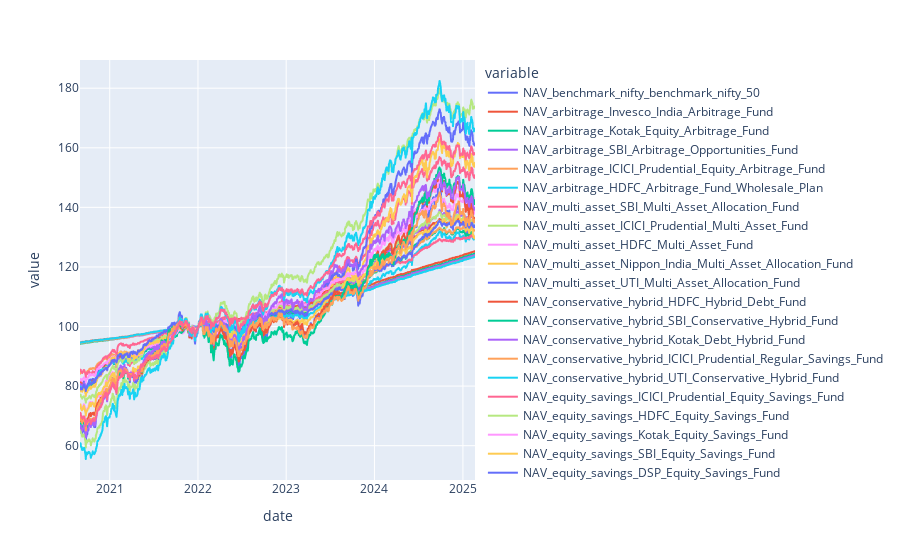

The cell this chart's notebook holds for it:
### Code cell
px.line(norm_df)

### Figure 1 — Plotly figure (JSON) as saved in the notebook; plotly's stock layout.template omitted (floating-point values rounded to 4 significant figures; data arrays with more than 128 entries replaced by an {"elided": "..."} marker saying what was removed)
{"data": [{"hovertemplate": "variable=NAV_benchmark_nifty_benchmark_nifty_50<br>date=%{x}<br>value=%{y}<extra></extra>", "legendgroup": "NAV_benchmark_nifty_benchmark_nifty_50", "line": {"color": "#636efa", "dash": "solid"}, "marker": {"symbol": "circle"}, "mode": "lines", "name": "NAV_benchmark_nifty_benchmark_nifty_50", "showlegend": true, "type": "scattergl", "x": {"elided": "1085 str values"}, "xaxis": "x", "y": {"elided": "1085 float values"}, "yaxis": "y"}, {"hovertemplate": "variable=NAV_arbitrage_Invesco_India_Arbitrage_Fund<br>date=%{x}<br>value=%{y}<extra></extra>", "legendgroup": "NAV_arbitrage_Invesco_India_Arbitrage_Fund", "line": {"color": "#EF553B", "dash": "solid"}, "marker": {"symbol": "circle"}, "mode": "lines", "name": "NAV_arbitrage_Invesco_India_Arbitrage_Fund", "showlegend": true, "type": "scattergl", "x": {"elided": "1085 str values"}, "xaxis": "x", "y": {"elided": "1085 float values"}, "yaxis": "y"}, {"hovertemplate": "variable=NAV_arbitrage_Kotak_Equity_Arbitrage_Fund<br>date=%{x}<br>value=%{y}<extra></extra>", "legendgroup": "NAV_arbitrage_Kotak_Equity_Arbitrage_Fund", "line": {"color": "#00cc96", "dash": "solid"}, "marker": {"symbol": "circle"}, "mode": "lines", "name": "NAV_arbitrage_Kotak_Equity_Arbitrage_Fund", "showlegend": true, "type": "scattergl", "x": {"elided": "1085 str values"}, "xaxis": "x", "y": {"elided": "1085 float values"}, "yaxis": "y"}, {"hovertemplate": "variable=NAV_arbitrage_SBI_Arbitrage_Opportunities_Fund<br>date=%{x}<br>value=%{y}<extra></extra>", "legendgroup": "NAV_arbitrage_SBI_Arbitrage_Opportunities_Fund", "line": {"color": "#ab63fa", "dash": "solid"}, "marker": {"symbol": "circle"}, "mode": "lines", "name": "NAV_arbitrage_SBI_Arbitrage_Opportunities_Fund", "showlegend": true, "type": "scattergl", "x": {"elided": "1085 str values"}, "xaxis": "x", "y": {"elided": "1085 float values"}, "yaxis": "y"}, {"hovertemplate": "variable=NAV_arbitrage_ICICI_Prudential_Equity_Arbitrage_Fund<br>date=%{x}<br>value=%{y}<extra></extra>", "legendgroup": "NAV_arbitrage_ICICI_Prudential_Equity_Arbitrage_Fund", "line": {"color": "#FFA15A", "dash": "solid"}, "marker": {"symbol": "circle"}, "mode": "lines", "name": "NAV_arbitrage_ICICI_Prudential_Equity_Arbitrage_Fund", "showlegend": true, "type": "scattergl", "x": {"elided": "1085 str values"}, "xaxis": "x", "y": {"elided": "1085 float values"}, "yaxis": "y"}, {"hovertemplate": "variable=NAV_arbitrage_HDFC_Arbitrage_Fund_Wholesale_Plan<br>date=%{x}<br>value=%{y}<extra></extra>", "legendgroup": "NAV_arbitrage_HDFC_Arbitrage_Fund_Wholesale_Plan", "line": {"color": "#19d3f3", "dash": "solid"}, "marker": {"symbol": "circle"}, "mode": "lines", "name": "NAV_arbitrage_HDFC_Arbitrage_Fund_Wholesale_Plan", "showlegend": true, "type": "scattergl", "x": {"elided": "1085 str values"}, "xaxis": "x", "y": {"elided": "1085 float values"}, "yaxis": "y"}, {"hovertemplate": "variable=NAV_multi_asset_SBI_Multi_Asset_Allocation_Fund<br>date=%{x}<br>value=%{y}<extra></extra>", "legendgroup": "NAV_multi_asset_SBI_Multi_Asset_Allocation_Fund", "line": {"color": "#FF6692", "dash": "solid"}, "marker": {"symbol": "circle"}, "mode": "lines", "name": "NAV_multi_asset_SBI_Multi_Asset_Allocation_Fund", "showlegend": true, "type": "scattergl", "x": {"elided": "1085 str values"}, "xaxis": "x", "y": {"elided": "1085 float values"}, "yaxis": "y"}, {"hovertemplate": "variable=NAV_multi_asset_ICICI_Prudential_Multi_Asset_Fund<br>date=%{x}<br>value=%{y}<extra></extra>", "legendgroup": "NAV_multi_asset_ICICI_Prudential_Multi_Asset_Fund", "line": {"color": "#B6E880", "dash": "solid"}, "marker": {"symbol": "circle"}, "mode": "lines", "name": "NAV_multi_asset_ICICI_Prudential_Multi_Asset_Fund", "showlegend": true, "type": "scattergl", "x": {"elided": "1085 str values"}, "xaxis": "x", "y": {"elided": "1085 float values"}, "yaxis": "y"}, {"hovertemplate": "variable=NAV_multi_asset_HDFC_Multi_Asset_Fund<br>date=%{x}<br>value=%{y}<extra></extra>", "legendgroup": "NAV_multi_asset_HDFC_Multi_Asset_Fund", "line": {"color": "#FF97FF", "dash": "solid"}, "marker": {"symbol": "circle"}, "mode": "lines", "name": "NAV_multi_asset_HDFC_Multi_Asset_Fund", "showlegend": true, "type": "scattergl", "x": {"elided": "1085 str values"}, "xaxis": "x", "y": {"elided": "1085 float values"}, "yaxis": "y"}, {"hovertemplate": "variable=NAV_multi_asset_Nippon_India_Multi_Asset_Allocation_Fund<br>date=%{x}<br>value=%{y}<extra></extra>", "legendgroup": "NAV_multi_asset_Nippon_India_Multi_Asset_Allocation_Fund", "line": {"color": "#FECB52", "dash": "solid"}, "marker": {"symbol": "circle"}, "mode": "lines", "name": "NAV_multi_asset_Nippon_India_Multi_Asset_Allocation_Fund", "showlegend": true, "type": "scattergl", "x": {"elided": "1085 str values"}, "xaxis": "x", "y": {"elided": "1085 float values"}, "yaxis": "y"}, {"hovertemplate": "variable=NAV_multi_asset_UTI_Multi_Asset_Allocation_Fund<br>date=%{x}<br>value=%{y}<extra></extra>", "legendgroup": "NAV_multi_asset_UTI_Multi_Asset_Allocation_Fund", "line": {"color": "#636efa", "dash": "solid"}, "marker": {"symbol": "circle"}, "mode": "lines", "name": "NAV_multi_asset_UTI_Multi_Asset_Allocation_Fund", "showlegend": true, "type": "scattergl", "x": {"elided": "1085 str values"}, "xaxis": "x", "y": {"elided": "1085 float values"}, "yaxis": "y"}, {"hovertemplate": "variable=NAV_conservative_hybrid_HDFC_Hybrid_Debt_Fund<br>date=%{x}<br>value=%{y}<extra></extra>", "legendgroup": "NAV_conservative_hybrid_HDFC_Hybrid_Debt_Fund", "line": {"color": "#EF553B", "dash": "solid"}, "marker": {"symbol": "circle"}, "mode": "lines", "name": "NAV_conservative_hybrid_HDFC_Hybrid_Debt_Fund", "showlegend": true, "type": "scattergl", "x": {"elided": "1085 str values"}, "xaxis": "x", "y": {"elided": "1085 float values"}, "yaxis": "y"}, {"hovertemplate": "variable=NAV_conservative_hybrid_SBI_Conservative_Hybrid_Fund<br>date=%{x}<br>value=%{y}<extra></extra>", "legendgroup": "NAV_conservative_hybrid_SBI_Conservative_Hybrid_Fund", "line": {"color": "#00cc96", "dash": "solid"}, "marker": {"symbol": "circle"}, "mode": "lines", "name": "NAV_conservative_hybrid_SBI_Conservative_Hybrid_Fund", "showlegend": true, "type": "scattergl", "x": {"elided": "1085 str values"}, "xaxis": "x", "y": {"elided": "1085 float values"}, "yaxis": "y"}, {"hovertemplate": "variable=NAV_conservative_hybrid_Kotak_Debt_Hybrid_Fund<br>date=%{x}<br>value=%{y}<extra></extra>", "legendgroup": "NAV_conservative_hybrid_Kotak_Debt_Hybrid_Fund", "line": {"color": "#ab63fa", "dash": "solid"}, "marker": {"symbol": "circle"}, "mode": "lines", "name": "NAV_conservative_hybrid_Kotak_Debt_Hybrid_Fund", "showlegend": true, "type": "scattergl", "x": {"elided": "1085 str values"}, "xaxis": "x", "y": {"elided": "1085 float values"}, "yaxis": "y"}, {"hovertemplate": "variable=NAV_conservative_hybrid_ICICI_Prudential_Regular_Savings_Fund<br>date=%{x}<br>value=%{y}<extra></extra>", "legendgroup": "NAV_conservative_hybrid_ICICI_Prudential_Regular_Savings_Fund", "line": {"color": "#FFA15A", "dash": "solid"}, "marker": {"symbol": "circle"}, "mode": "lines", "name": "NAV_conservative_hybrid_ICICI_Prudential_Regular_Savings_Fund", "showlegend": true, "type": "scattergl", "x": {"elided": "1085 str values"}, "xaxis": "x", "y": {"elided": "1085 float values"}, "yaxis": "y"}, {"hovertemplate": "variable=NAV_conservative_hybrid_UTI_Conservative_Hybrid_Fund<br>date=%{x}<br>value=%{y}<extra></extra>", "legendgroup": "NAV_conservative_hybrid_UTI_Conservative_Hybrid_Fund", "line": {"color": "#19d3f3", "dash": "solid"}, "marker": {"symbol": "circle"}, "mode": "lines", "name": "NAV_conservative_hybrid_UTI_Conservative_Hybrid_Fund", "showlegend": true, "type": "scattergl", "x": {"elided": "1085 str values"}, "xaxis": "x", "y": {"elided": "1085 float values"}, "yaxis": "y"}, {"hovertemplate": "variable=NAV_equity_savings_ICICI_Prudential_Equity_Savings_Fund<br>date=%{x}<br>value=%{y}<extra></extra>", "legendgroup": "NAV_equity_savings_ICICI_Prudential_Equity_Savings_Fund", "line": {"color": "#FF6692", "dash": "solid"}, "marker": {"symbol": "circle"}, "mode": "lines", "name": "NAV_equity_savings_ICICI_Prudential_Equity_Savings_Fund", "showlegend": true, "type": "scattergl", "x": {"elided": "1085 str values"}, "xaxis": "x", "y": {"elided": "1085 float values"}, "yaxis": "y"}, {"hovertemplate": "variable=NAV_equity_savings_HDFC_Equity_Savings_Fund<br>date=%{x}<br>value=%{y}<extra></extra>", "legendgroup": "NAV_equity_savings_HDFC_Equity_Savings_Fund", "line": {"color": "#B6E880", "dash": "solid"}, "marker": {"symbol": "circle"}, "mode": "lines", "name": "NAV_equity_savings_HDFC_Equity_Savings_Fund", "showlegend": true, "type": "scattergl", "x": {"elided": "1085 str values"}, "xaxis": "x", "y": {"elided": "1085 float values"}, "yaxis": "y"}, {"hovertemplate": "variable=NAV_equity_savings_Kotak_Equity_Savings_Fund<br>date=%{x}<br>value=%{y}<extra></extra>", "legendgroup": "NAV_equity_savings_Kotak_Equity_Savings_Fund", "line": {"color": "#FF97FF", "dash": "solid"}, "marker": {"symbol": "circle"}, "mode": "lines", "name": "NAV_equity_savings_Kotak_Equity_Savings_Fund", "showlegend": true, "type": "scattergl", "x": {"elided": "1085 str values"}, "xaxis": "x", "y": {"elided": "1085 float values"}, "yaxis": "y"}, {"hovertemplate": "variable=NAV_equity_savings_SBI_Equity_Savings_Fund<br>date=%{x}<br>value=%{y}<extra></extra>", "legendgroup": "NAV_equity_savings_SBI_Equity_Savings_Fund", "line": {"color": "#FECB52", "dash": "solid"}, "marker": {"symbol": "circle"}, "mode": "lines", "name": "NAV_equity_savings_SBI_Equity_Savings_Fund", "showlegend": true, "type": "scattergl", "x": {"elided": "1085 str values"}, "xaxis": "x", "y": {"elided": "1085 float values"}, "yaxis": "y"}, {"hovertemplate": "variable=NAV_equity_savings_DSP_Equity_Savings_Fund<br>date=%{x}<br>value=%{y}<extra></extra>", "legendgroup": "NAV_equity_savings_DSP_Equity_Savings_Fund", "line": {"color": "#636efa", "dash": "solid"}, "marker": {"symbol": "circle"}, "mode": "lines", "name": "NAV_equity_savings_DSP_Equity_Savings_Fund", "showlegend": true, "type": "scattergl", "x": {"elided": "1085 str values"}, "xaxis": "x", "y": {"elided": "1085 float values"}, "yaxis": "y"}, {"hovertemplate": "variable=NAV_aggressive_hybrid_Canara_Robeco_Equity_Hybrid_fund<br>date=%{x}<br>value=%{y}<extra></extra>", "legendgroup": "NAV_aggressive_hybrid_Canara_Robeco_Equity_Hybrid_fund", "line": {"color": "#EF553B", "dash": "solid"}, "marker": {"symbol": "circle"}, "mode": "lines", "name": "NAV_aggressive_hybrid_Canara_Robeco_Equity_Hybrid_fund", "showlegend": true, "type": "scattergl", "x": {"elided": "1085 str values"}, "xaxis": "x", "y": {"elided": "1085 float values"}, "yaxis": "y"}, {"hovertemplate": "variable=NAV_aggressive_hybrid_DSP_Aggresive_Hybrid_Fund<br>date=%{x}<br>value=%{y}<extra></extra>", "legendgroup": "NAV_aggressive_hybrid_DSP_Aggresive_Hybrid_Fund", "line": {"color": "#00cc96", "dash": "solid"}, "marker": {"symbol": "circle"}, "mode": "lines", "name": "NAV_aggressive_hybrid_DSP_Aggresive_Hybrid_Fund", "showlegend": true, "type": "scattergl", "x": {"elided": "1085 str values"}, "xaxis": "x", "y": {"elided": "1085 float values"}, "yaxis": "y"}, {"hovertemplate": "variable=NAV_aggressive_hybrid_HDFC_Hybrid_Equity_Fund<br>date=%{x}<br>value=%{y}<extra></extra>", "legendgroup": "NAV_aggressive_hybrid_HDFC_Hybrid_Equity_Fund", "line": {"color": "#ab63fa", "dash": "solid"}, "marker": {"symbol": "circle"}, "mode": "lines", "name": "NAV_aggressive_hybrid_HDFC_Hybrid_Equity_Fund", "showlegend": true, "type": "scattergl", "x": {"elided": "1085 str values"}, "xaxis": "x", "y": {"elided": "1085 float values"}, "yaxis": "y"}, {"hovertemplate": "variable=NAV_aggressive_hybrid_SBI_Equity_Hybrid_Fund<br>date=%{x}<br>value=%{y}<extra></extra>", "legendgroup": "NAV_aggressive_hybrid_SBI_Equity_Hybrid_Fund", "line": {"color": "#FFA15A", "dash": "solid"}, "marker": {"symbol": "circle"}, "mode": "lines", "name": "NAV_aggressive_hybrid_SBI_Equity_Hybrid_Fund", "showlegend": true, "type": "scattergl", "x": {"elided": "1085 str values"}, "xaxis": "x", "y": {"elided": "1085 float values"}, "yaxis": "y"}, {"hovertemplate": "variable=NAV_aggressive_hybrid_ICICI_Prudential_Equity_and_Debt_Fund<br>date=%{x}<br>value=%{y}<extra></extra>", "legendgroup": "NAV_aggressive_hybrid_ICICI_Prudential_Equity_and_Debt_Fund", "line": {"color": "#19d3f3", "dash": "solid"}, "marker": {"symbol": "circle"}, "mode": "lines", "name": "NAV_aggressive_hybrid_ICICI_Prudential_Equity_and_Debt_Fund", "showlegend": true, "type": "scattergl", "x": {"elided": "1085 str values"}, "xaxis": "x", "y": {"elided": "1085 float values"}, "yaxis": "y"}, {"hovertemplate": "variable=portfolio<br>date=%{x}<br>value=%{y}<extra></extra>", "legendgroup": "portfolio", "line": {"color": "#FF6692", "dash": "solid"}, "marker": {"symbol": "circle"}, "mode": "lines", "name": "portfolio", "showlegend": true, "type": "scattergl", "x": {"elided": "1085 str values"}, "xaxis": "x", "y": {"elided": "1085 float values"}, "yaxis": "y"}], "layout": {"legend": {"title": {"text": "variable"}, "tracegroupgap": 0}, "margin": {"t": 60}, "xaxis": {"anchor": "y", "domain": [0, 1], "title": {"text": "date"}}, "yaxis": {"anchor": "x", "domain": [0, 1], "title": {"text": "value"}}}}
